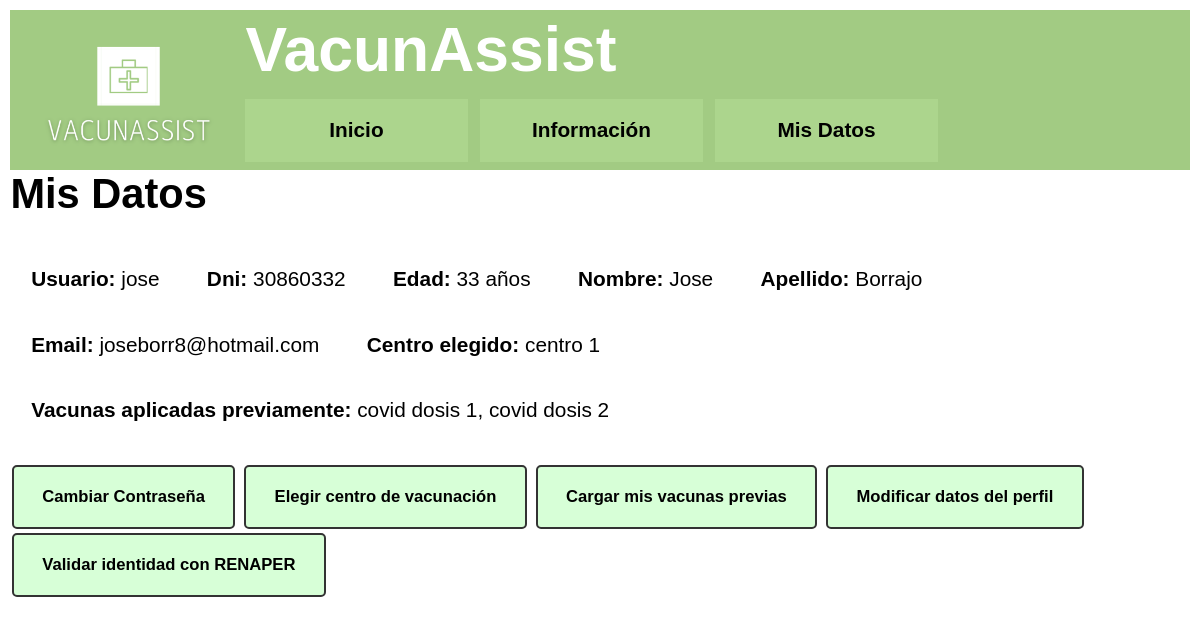
/accounts/informacion/ (signed in), run on an earlier commit of the app's database.
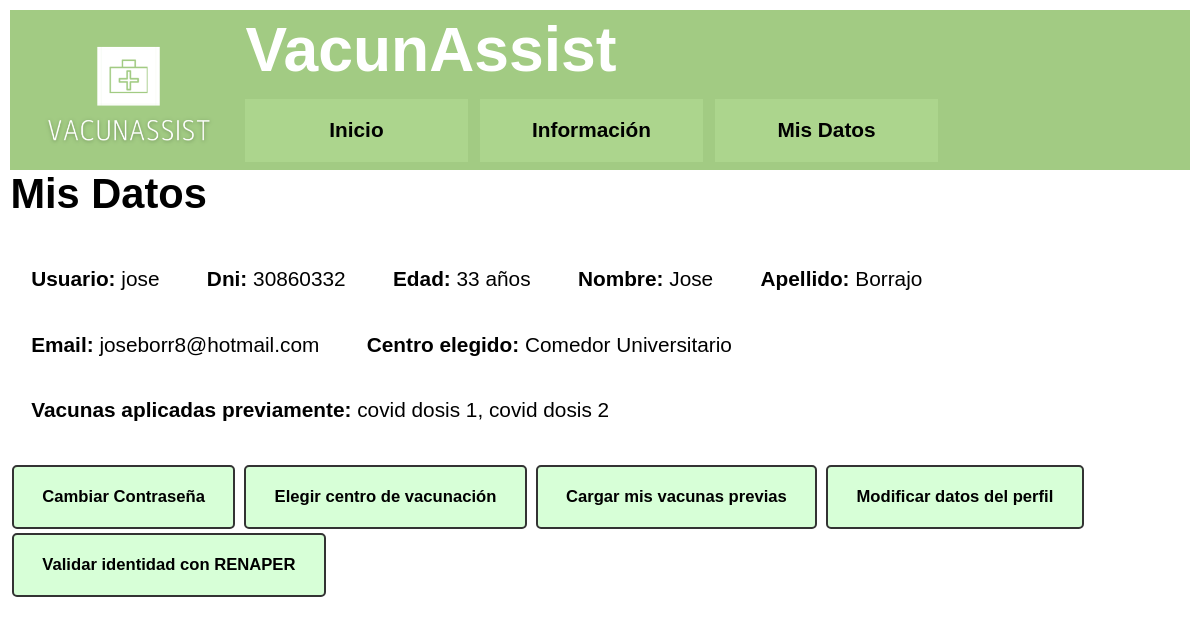
And on a later commit of the database.
### accounts/models.py (models this page shows, shortened)
class Paciente(models.Model):
    user = models.OneToOneField(User, on_delete=models.CASCADE, primary_key=True)
    dni = models.CharField(max_length=8, help_text='DNI')
    first_name = models.CharField(max_length=100, blank=True)
    last_name = models.CharField(max_length=100, blank=True)
    email = models.EmailField(max_length=150)
    bio = models.TextField()
    edad = models.IntegerField(default=0)
    validado_renaper = models.BooleanField(default=False)

class CentroDeVacunacion(models.Model):
    user = models.OneToOneField(User, on_delete=models.CASCADE, primary_key=True)
    nombre = models.CharField(max_length=100)
    direccion = models.CharField(max_length=100)

### accounts/views.py (the view)
# urls.py: path('informacion/', userinfo_view, name="userinfo"),
def userinfo_view(request):
    try:
        centroElegido = CentroDeVacunacion.objects.get(user__id=request.user.id)
        request.centro = centroElegido.nombre
        vacunas = VacunasAnteriores.objects.get(user__id=request.user.id)
        request.vacunas = vacunas.__str__()
    except:
        pass
    return render(request, 'userinfo.html')

### accounts/models.py (called while the page is built)
    def __str__(self):
        tupla = ()
        if (self.fiebre_amarilla): tupla += ("fiebre amarilla",)
        if (self.gripe): tupla += ("gripe",)
        if (self.covid_1): tupla += ("covid dosis 1",)
        if (self.covid_2): tupla += ("covid dosis 2",)
        vax = ", ".join(tupla)
        if len(tupla) == 0:
            vax = "No registra vacunas aplicadas"
        return vax

### templates/userinfo.html (shortened to what this page needs)
{% extends "base.html" %}
{% block content %}
<h1>Mis Datos</h1>
<p>
    <ul class="userinfo">
        <li><b>Usuario:</b> {{user.username}}</li>
        <li><b>Dni:</b> {{user.paciente.dni}}</li>
        <li><b>Edad:</b> {{user.paciente.edad}} años</li>
        <li><b>Nombre:</b> {{user.paciente.first_name}}</li>
        <li><b>Apellido:</b> {{user.paciente.last_name}}</li>
        <li><b>Email:</b> {{user.paciente.email}}</li>
        <li><b>Centro elegido:</b> {{request.centro}}</li>
        <li><b>Vacunas aplicadas previamente:</b> {{request.vacunas}}</li>
    </ul>
</p>
<ul class="botonera">
    <a href="../cambiarcontrasena/"><button>Cambiar Contraseña</button></a>
    <a href="../elegir_centro/"><button>Elegir centro de vacunación</button></a>
    <a href="../vacunasant/"><button>Cargar mis vacunas previas</button></a>
    <a href="../modificar_datos/"><button>Modificar datos del perfil</button></a>
    <a href="../validar_identidad/"><button>Validar identidad con RENAPER</button></a>
</ul>
{% endblock content %}

### templates/base.html (shortened to what this page needs)
<!DOCTYPE html>
{% load static %}
<html>
    <head>
    <link rel="stylesheet" href="{% static 'css/styles.css' %}">
    </head>
    <header>
        <div class="logo">
            <img src="{% static 'img/Vacunassist.png'%}">
            <p>VacunAssist</p>
        </div>
        <nav>
            <a href="{% url 'home' %}">Inicio</a>
            <a href="{% url 'about' %}">Información</a>
            {% if user.is_authenticated %}
            <a href="{% url 'userinfo' %}">Mis Datos</a>
            {% endif %}
        </nav>
    </header>
    <body>
        <main>
        {% block content %}
        {% endblock %}
        </main>
    </body>
</html>

### static/css/styles.css (style rules this page uses)
h1 { margin-top: 0; }
ul { margin:0 ; padding: 0; list-style: none; }
li { display: inline; padding: 1em; }
.userinfo li { display: inline-block; }
header a { outline: none; text-decoration: none; font-weight: bold; display: inline-block; width: 19.5%; min-width: max-content; margin-right: 0.625%; text-align: center; line-height: 3; color: black; }
header a:link, a:visited, a:focus { background: rgb(172 213 141); }
.logo img { width: 200px; float: left; margin-right: 15px; margin-bottom: 15px; padding-top: 15px; }
.logo p { margin: 0; font-size: 3em; font-weight: bold; }
body { font : 1.3rem sans-serif; padding : 0.5em; margin : 0; }
header, footer { background-color: rgb(162 203 131);; color: white; line-height: 80px; padding: 0 20px; }
button { padding : 1.2em; padding-left: 1.7em; padding-right: 1.7em; font : bold .8em sans-serif; border : 2px solid #333; border-radius: 5px; background : rgb(215, 255, 215); cursor : pointer; margin: 0.1em; }

What changed in the data, as far as the page shows it:
changed CentroDeVacunacion: centro "centro 1" → "Comedor Universitario"
